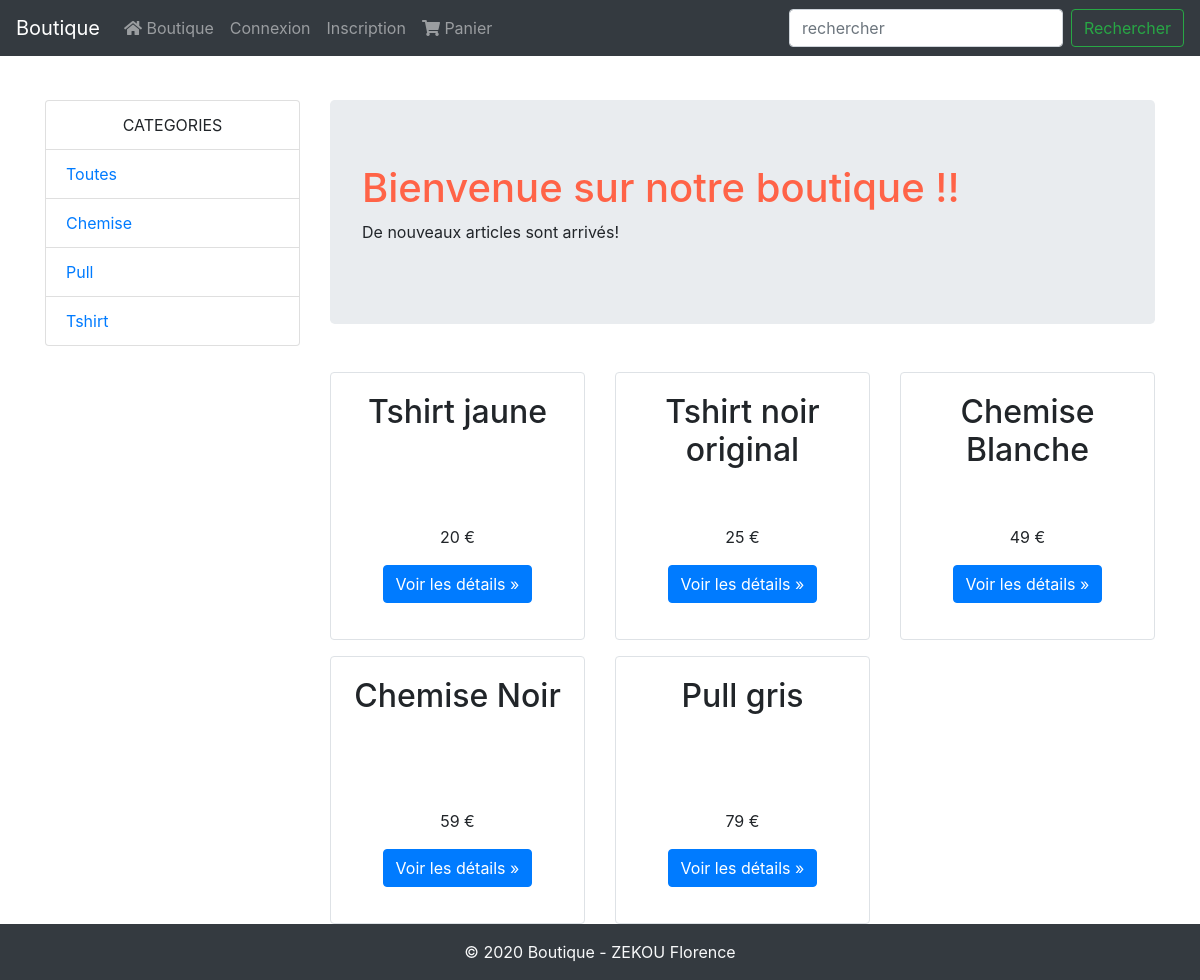
The page / on the database its author committed.
### tables this page shows
CREATE TABLE IF NOT EXISTS `produit` (
  `id_produit` int(3) NOT NULL,
  `reference` varchar(20) NOT NULL,
  `categorie` varchar(20) NOT NULL,
  `titre` varchar(100) NOT NULL,
  `description` text NOT NULL,
  `couleur` varchar(20) NOT NULL,
  `taille` varchar(5) NOT NULL,
  `public` enum('m','f','mixte','enfant') NOT NULL,
  `photo` varchar(250) NOT NULL,
  `prix` float NOT NULL,
  `stock` int(5) NOT NULL
);

### inc/fonctions.php (called while the page is built, shortened)
<?php
function userConnecte(){
	if(isset($_SESSION['membre'])){
		return true;
	}
	else{
		return false;
	}
}

### index.php (the view, shortened to what this page needs)
<?php
require_once('inc/init.php');
$resultat = $pdo -> query("SELECT * FROM produit");
$produits = $resultat -> fetchAll();
$resultat  = $pdo -> query("SELECT DISTINCT categorie FROM produit ORDER BY categorie ASC");
$categories = $resultat -> fetchAll();
require_once('inc/header.php');
?>
			<div class="row">
				<div class="col-sm-3">
					<div class="list-group">
						<p class="list-group-item text-center">CATEGORIES</p>
						<a href="index.php" class="list-group-item ">Toutes</a>
						<?php foreach($categories as $cat) : extract($cat) ?>
							<a href="?cat=<?= $categorie ?>" class="list-group-item "><?= ucfirst($categorie); ?></a>
						<?php endforeach; ?>
					</div>
				</div>
				<div class="col-sm-9">
					<div class="jumbotron">
						<h1>Bienvenue sur notre boutique !!</h1>
						<p>De nouveaux articles sont arrivés!</p>
					</div>
					<div class="row">
						<?php foreach($produits as $p) : extract($p) ?>
						<div class="col-6 col-md-4">
							<div class="card mt-3 border">
								<div class="card-body">
									<div class="card-title text-center">
										<h2 style="height: 80px"><?= $titre ?></h2>
									</div>
									<p>
									</p>
									<p class="text-center"><?= $prix ?> €
									</p>
									<p class="text-center">
										<a class="btn btn-primary" href="fiche_produit.php?id=<?= $id_produit ?>">Voir les détails &raquo; </a>
									</p>
								</div>
							</div>
						</div>
						<?php endforeach; ?>
					</div>
				</div>
			</div>
<?php
include('inc/footer.php');
?>

### inc/header.php (shortened to what this page needs)
<!DOCTYPE html>
<html lang="fr">
	<head>
		<link rel="stylesheet" href="https://maxcdn.bootstrapcdn.com/bootstrap/4.0.0/css/bootstrap.min.css">
		<link rel="stylesheet" href="https://use.fontawesome.com/releases/v5.0.13/css/all.css">
		<link rel="stylesheet" href="<?= PATH ?>css/styles.css">
	</head>
	<body>
		<nav class="navbar navbar-expand-md navbar-dark fixed-top bg-dark">
			<a class="navbar-brand" href="<?= PATH ?>index.php">Boutique</a>
			<div class="collapse navbar-collapse" id="navbarCollapse">
				<ul class="navbar-nav mr-auto">
					<li class="nav-item">
						<a class="nav-link" href="<?= PATH ?>index.php"><i class="fa fa-home"></i> Boutique <span class="sr-only">(current)</span></a>
					</li>
					<?php if(!userConnecte()): ?>
					<li class="nav-item">
					  <a class="nav-link" href="<?= PATH ?>connexion.php">Connexion</a>
					</li>
					<li class="nav-item">
						<a class="nav-link" href="<?= PATH ?>inscription.php">Inscription</a>
					</li>
					<?php endif; ?>
					<li class="nav-item">
						<a class="nav-link" href="<?= PATH ?>panier.php">
							<i class="fa fa-shopping-cart"></i> Panier
						</a>
					</li>
				</ul>
				<form class="form-inline mt-2 mt-md-0" action="index.php" method="post">
					<input class="form-control mr-sm-2" type="text" placeholder="rechercher" aria-label="rechercher" name="term" value="">
					<input class="btn btn-outline-success my-2 my-sm-0" type="submit" value="Rechercher" name="rechercher">
				</form>
			</div>
		</nav>
		<div class="container main-container">

### inc/footer.php (shortened to what this page needs)
		</div>
		<footer class="text-center bg-dark text-light py-3">
			&copy 2020 Boutique - ZEKOU Florence
		</footer>
	</body>
</html>

### css/styles.css (style rules this page uses)
.container { min-height: 100vh; }
h1 { color: tomato; }

### inc/header.php (style rules this page uses)
body { padding-top:100px !important; }

### rows shown on the page
produit: titre "Tshirt jaune", prix "20"
produit: titre "Tshirt noir original", prix "25"
produit: titre "Chemise Blanche", prix "49"
produit: titre "Chemise Noir", prix "59"
produit: titre "Pull gris", prix "79"

### other values the page prints
$categorie "Chemise"
$categorie "Pull"
$categorie "Tshirt"
